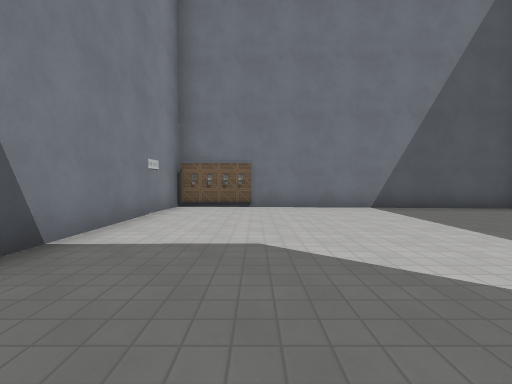
View 1 (above)

21 first-person views from a walk through a 3-D level made in the Godot game engine. The camera is 1.3 m above the floor, tilts 2° down and sees 90° across. The floor is counted in squares, 2 m on a side. Each view is taken from the middle of a square. On the plan, view 1 faces up. The plan holds only what a view shows up to about 9 squares ahead; the rest is blank. The place goes on beyond the plan. Characters and animated objects are not drawn. Surface patterns are stand-ins for the level's own textures.

View 2
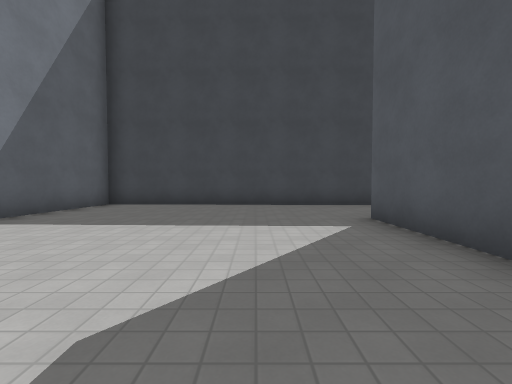

View 3
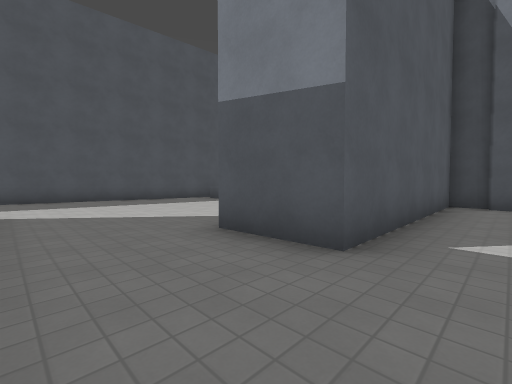

View 4
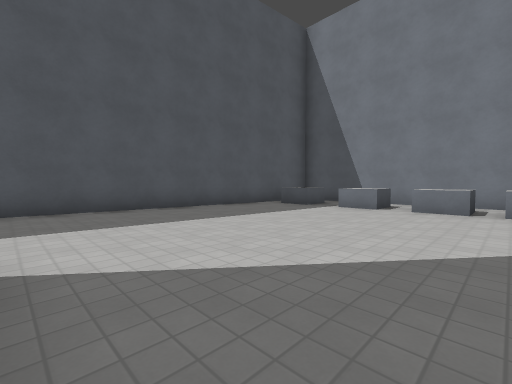

View 5
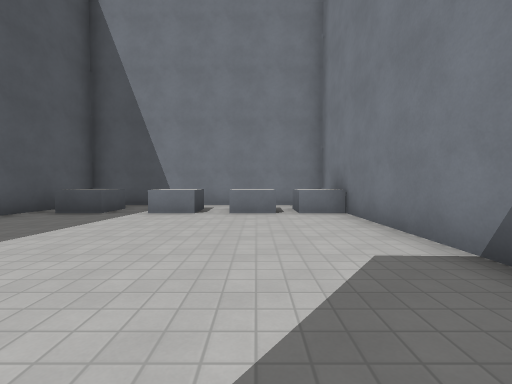

View 6
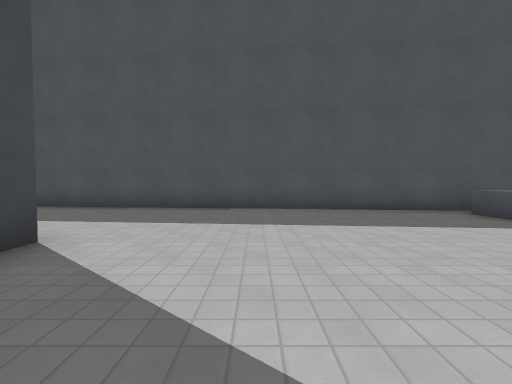

View 7
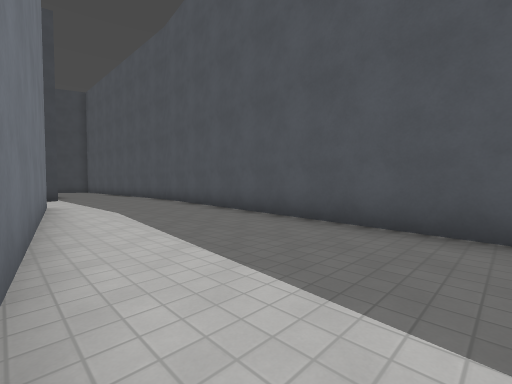

View 8
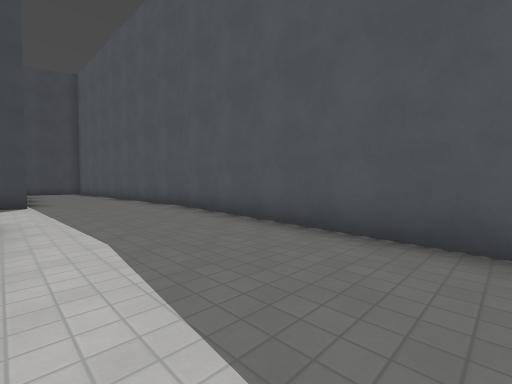

View 9
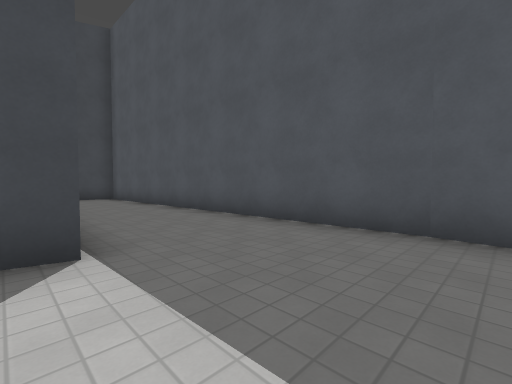

View 10
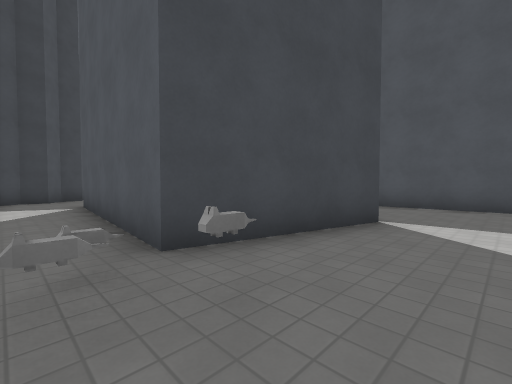

View 11
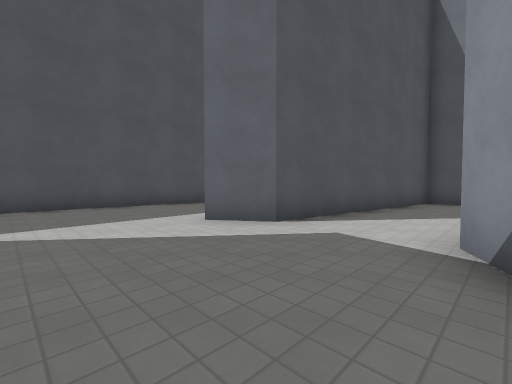

View 12
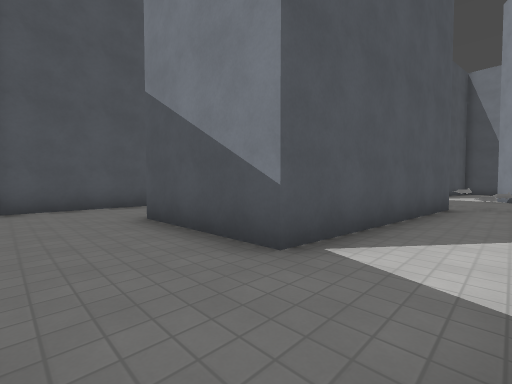

View 13
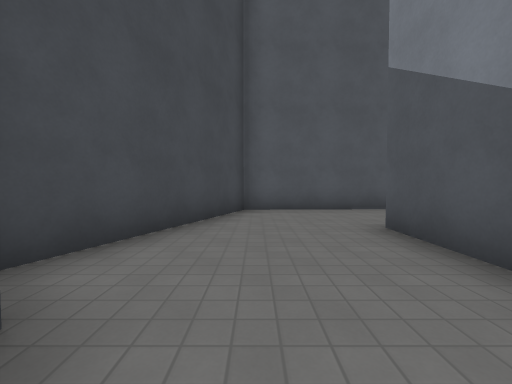

View 14
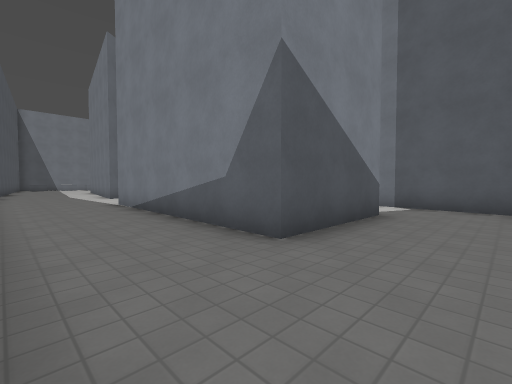

View 15
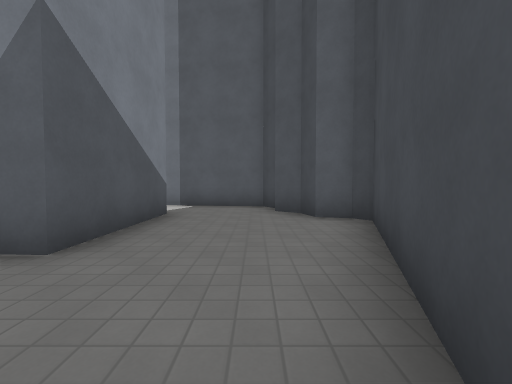

View 16
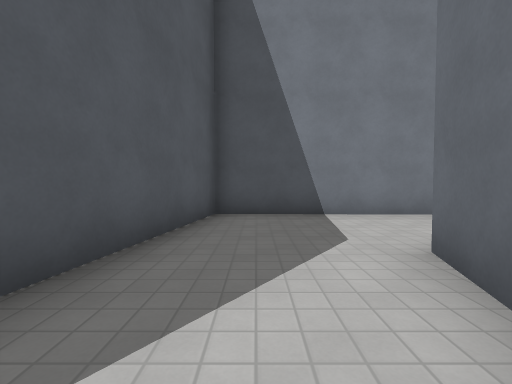

View 17
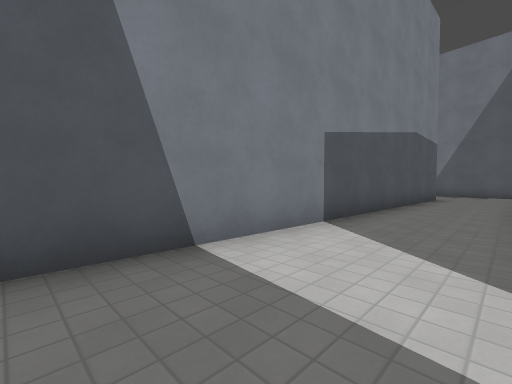

View 18
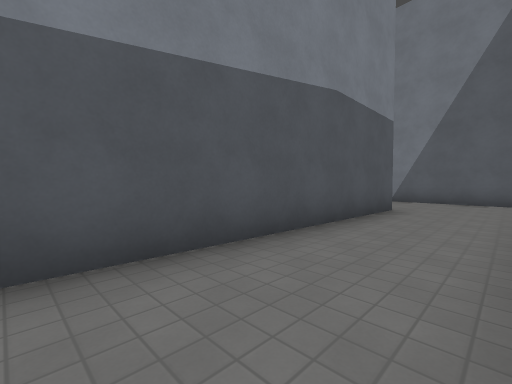

View 19
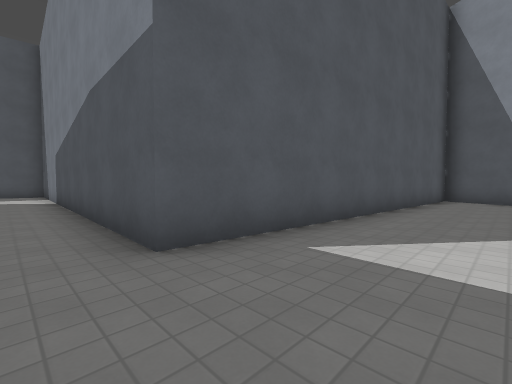

View 20
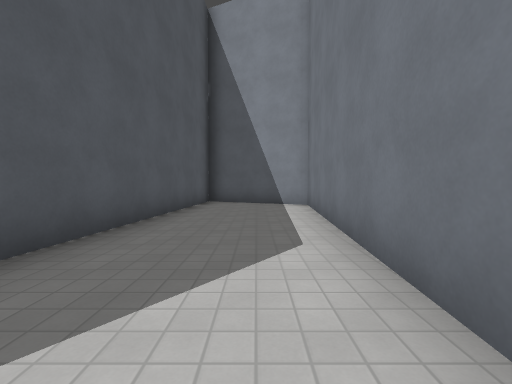

View 21
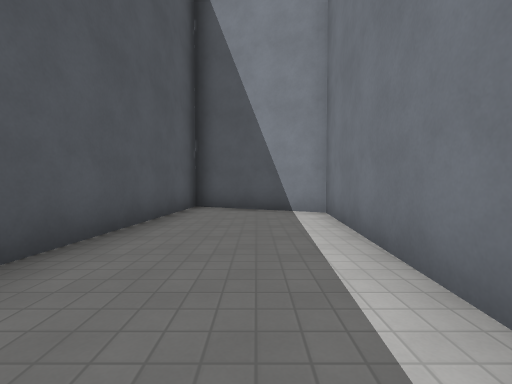

### Floor plan
Key: @ floor where view 1 was taken; # wall or solid block; . floor; = window, fence, low wall or low ledge; ^ raised ledge; B box.
Columns run from 3 left of view 1 to 28 right of it. Each row starts with its distance up from view 1.
 12   ######
 11  ##....#######
 10  #............
  9  #............
  8  #######......
  7  B##########..
  6 #.........##..
  5 #.........##..
  4 #.........#...
  3 #.........#...
  2 #.........#...
  1 #.........#...
  0 #..@......#...
 -1 #######...#...
 -2 #######...#...##          #####
 -3 #.^.......#..... # ..=........#
 -4 #.^.......#.........=##.......#
 -5 #.........###........#######..##
 -6 #.^.......########...# #####...#
 -7 #....................#######...#
 -8 #.^...........................##
 -9 ####..........................#
-10    ###########................#
-11              ##################

Where each view was taken, in squares from view 1:
view 1: 0 up, 0 right, facing up
view 2: 2 up, 1 left, facing right
view 3: 1 up, 6 right, facing down-left
view 4: 3 down, 6 right, facing down-left
view 5: 4 down, 5 right, facing left
view 6: 3 down, 4 right, facing down
view 7: 6 down, 6 right, facing down-right
view 8: 7 down, 9 right, facing down-right
view 9: 7 down, 15 right, facing down-right
view 10: 3 down, 16 right, facing down-right
view 11: 3 down, 17 right, facing down-left
view 12: 3 down, 26 right, facing down-left
view 13: 4 down, 26 right, facing down
view 14: 10 down, 26 right, facing up-left
view 15: 10 down, 26 right, facing up
view 16: 4 down, 13 right, facing left
view 17: 4 down, 10 right, facing up-left
view 18: 1 up, 10 right, facing up-left
view 19: 10 up, 9 right, facing down-left
view 20: 10 up, 7 right, facing left
view 21: 10 up, 5 right, facing left
